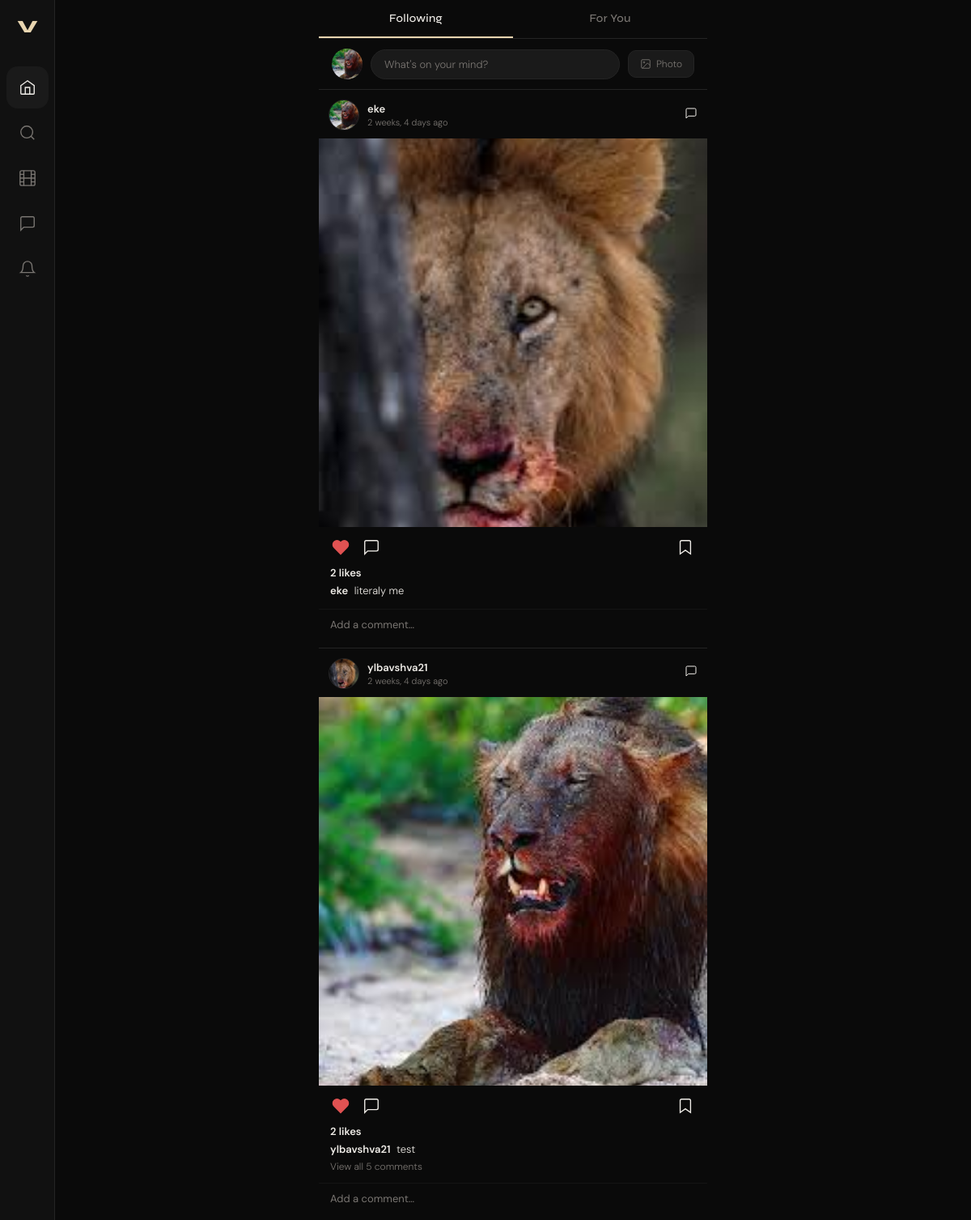
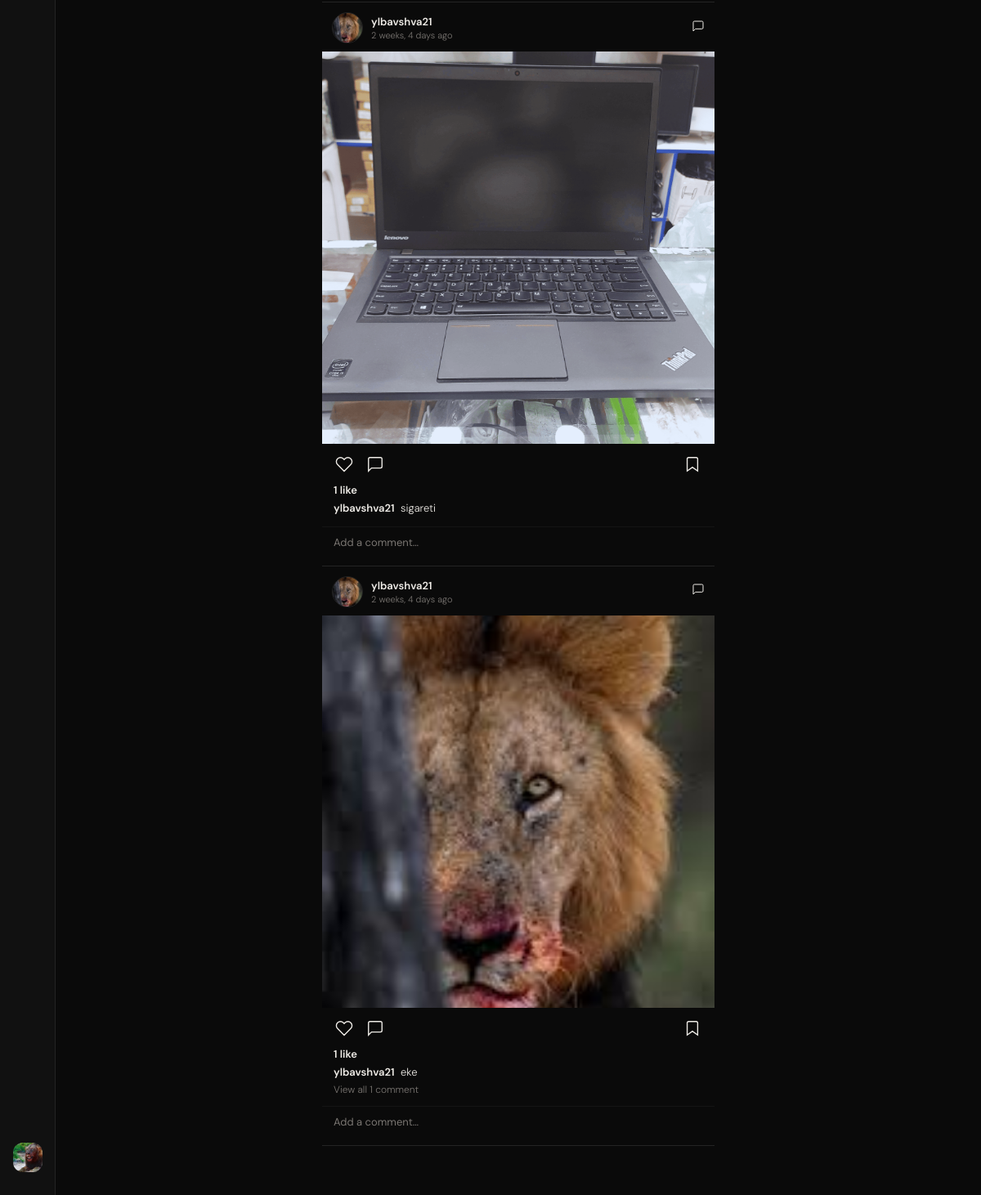
The page / (signed in) on the database its author committed (2 pictures, top to bottom).
### users/models.py (models this page shows, shortened)
class User(AbstractUser):
    id = models.UUIDField(primary_key=True, default=uuid.uuid4, editable=False)
    bio = models.TextField(max_length=500, blank=True)
    avatar = models.ImageField(upload_to='profile_pics/', blank=True, null=True)
    website = models.URLField(blank=True)
    is_private = models.BooleanField(default=False)
    followers = models.ManyToManyField(
        'self',
        through='Follow',
        symmetrical=False,
        related_name='following_set'
    )
    class Meta:
        db_table = 'users'

### posts/models.py (models this page shows, shortened)
class Post(models.Model):
    id = models.UUIDField(primary_key=True, default=uuid.uuid4, editable=False)
    author = models.ForeignKey(settings.AUTH_USER_MODEL, on_delete=models.CASCADE, related_name='posts')
    caption = models.TextField(max_length=2200, blank=True)
    created_at = models.DateTimeField(auto_now_add=True)
    updated_at = models.DateTimeField(auto_now=True)
    class Meta:
        db_table = 'posts'
        ordering = ['-created_at']
    def get_likes_count(self):
        return self.likes.count()
    def get_comments_count(self):
        return self.comments.filter(parent=None).count()

class PostImage(models.Model):
    post = models.ForeignKey(Post, on_delete=models.CASCADE, related_name='images')
    image = models.ImageField(upload_to='post_uploads/')
    order = models.PositiveSmallIntegerField(default=0)
    class Meta:
        db_table = 'post_images'
        ordering = ['order']

### feed/views.py (the view)
# urls.py: path('', views.feed_view, name='feed'),
@login_required
def feed_view(request):
    tab = request.GET.get('tab', 'following')
    following_ids = Follow.objects.filter(
        follower=request.user,
        accepted=True
    ).values_list('following_id', flat=True)
    if tab == 'following':
        author_ids = list(following_ids) + [request.user.id]
        posts = Post.objects.filter(
            author_id__in=author_ids
        ).select_related('author').prefetch_related('images', 'likes', 'comments')
    else:
        posts = Post.objects.exclude(
            author=request.user
        ).select_related('author').prefetch_related('images', 'likes', 'comments')\
         .annotate(like_count=Count('likes'))\
         .order_by('-like_count', '-created_at')
    liked_ids = set(Like.objects.filter(user=request.user).values_list('post_id', flat=True))
    saved_ids = set(Save.objects.filter(user=request.user).values_list('post_id', flat=True))
    posts_data = []
    for post in posts[:40]:
        posts_data.append({
            'post': post,
            'is_liked': post.id in liked_ids,
            'is_saved': post.id in saved_ids,
            'images': post.images.all(),
        })
    context = {
        'tab': tab,
        'posts_data': posts_data,
        'has_following': bool(following_ids),
    }
    return render(request, 'feed/feed.html', context)

### templates/feed/feed.html (shortened to what this page needs)
{% extends 'users/base.html' %}
{% load static %}
{% block nav_home %}active{% endblock %}
{% block extra_css %}
<link rel="stylesheet" href="{% static 'feed/main.css' %}">
{% endblock %}
{% block content %}
<div class="feed-page">
  <div class="feed-tabs">
    <a href="?tab=following" class="feed-tab {% if tab == 'following' %}active{% endif %}">Following</a>
    <a href="?tab=foryou"    class="feed-tab {% if tab == 'foryou' %}active{% endif %}">For You</a>
  </div>
  <div class="new-post-bar">
    {% if request.user.avatar %}
      <img src="{{ request.user.avatar.url }}" class="np-avatar" />
    {% else %}
      <div class="np-avatar-ph">{{ request.user.username|first|upper }}</div>
    {% endif %}
    <a href="{% url 'posts:create' %}" class="np-input">What's on your mind?</a>
    <a href="{% url 'posts:create' %}" class="np-btn">
      <svg viewBox="0 0 24 24" fill="none" stroke="currentColor" stroke-width="1.5" width="14" height="14"><rect x="3" y="3" width="18" height="18" rx="2"/><circle cx="8.5" cy="8.5" r="1.5"/><path d="M21 15l-5-5L5 21"/></svg>
      Photo
    </a>
  </div>
  <div class="feed-posts">
    {% if posts_data %}
      {% for item in posts_data %}
        {% with post=item.post images=item.images %}
        <article class="feed-card" id="post-{{ post.pk }}">
          <div class="feed-card-header">
            <a href="{% url 'users:profile' post.author.username %}" class="feed-author">
              {% if post.author.avatar %}
                <img src="{{ post.author.avatar.url }}" class="feed-av" />
              {% else %}
                <div class="feed-av-ph">{{ post.author.username|first|upper }}</div>
              {% endif %}
              <div class="feed-author-info">
                <span class="feed-username">{{ post.author.username }}</span>
                <span class="feed-time">{{ post.created_at|timesince }} ago</span>
              </div>
            </a>
            <a href="{% url 'chats:start_dm' post.author.username %}" class="feed-dm-btn" title="Message">
              <svg viewBox="0 0 24 24" fill="none" stroke="currentColor" stroke-width="1.5" width="16" height="16"><path d="M21 15a2 2 0 01-2 2H7l-4 4V5a2 2 0 012-2h14a2 2 0 012 2z"/></svg>
            </a>
          </div>
          {% if images %}
            <div class="feed-images {% if images|length > 1 %}has-many{% endif %}">
              <div class="feed-carousel">
                {% for img in images %}
                  <div class="feed-slide {% if forloop.first %}active{% endif %}">
                    <img src="{{ img.image.url }}" alt="image" loading="lazy" />
                  </div>
                {% endfor %}
              </div>
            </div>
          {% endif %}
          <div class="feed-actions">
            <div class="feed-action-left">
              <button class="feed-action-btn feed-like {% if item.is_liked %}liked{% endif %}"
                data-url="{% url 'posts:like' post.pk %}">
                <svg viewBox="0 0 24 24" fill="{% if item.is_liked %}currentColor{% else %}none{% endif %}"
                     stroke="currentColor" stroke-width="1.5" class="heart-svg">
                  <path d="M20.84 4.61a5.5 5.5 0 00-7.78 0L12 5.67l-1.06-1.06a5.5 5.5 0 00-7.78 7.78l1.06 1.06L12 21.23l7.78-7.78 1.06-1.06a5.5 5.5 0 000-7.78z"/>
                </svg>
              </button>
              <a href="{% url 'posts:detail' post.pk %}" class="feed-action-btn">
                <svg viewBox="0 0 24 24" fill="none" stroke="currentColor" stroke-width="1.5"><path d="M21 15a2 2 0 01-2 2H7l-4 4V5a2 2 0 012-2h14a2 2 0 012 2z"/></svg>
              </a>
            </div>
            <button class="feed-action-btn feed-save {% if item.is_saved %}saved{% endif %}"
              data-url="{% url 'posts:save' post.pk %}">
              <svg viewBox="0 0 24 24" fill="{% if item.is_saved %}currentColor{% else %}none{% endif %}"
                   stroke="currentColor" stroke-width="1.5" class="save-svg">
                <path d="M19 21l-7-5-7 5V5a2 2 0 012-2h10a2 2 0 012 2z"/>
              </svg>
            </button>
          </div>
          <div class="feed-meta">
            <span class="feed-likes"><span class="lc">{{ post.get_likes_count }}</span> like{% if post.get_likes_count != 1 %}s{% endif %}</span>
            {% if post.caption %}
              <p class="feed-caption">
                <a href="{% url 'users:profile' post.author.username %}" class="feed-cap-un">{{ post.author.username }}</a>
                <span class="feed-cap-text">{{ post.caption|truncatechars:120 }}</span>
              </p>
            {% endif %}
            {% with cnt=post.get_comments_count %}
              {% if cnt %}
                <a href="{% url 'posts:detail' post.pk %}" class="view-comments">View all {{ cnt }} comment{% if cnt != 1 %}s{% endif %}</a>
              {% endif %}
            {% endwith %}
          </div>
          <form class="quick-comment-form" data-url="{% url 'posts:comment' post.pk %}">
            <input type="text" name="body" placeholder="Add a comment…" class="quick-comment-input" />
          </form>
        </article>
        {% endwith %}
      {% endfor %}
    {% else %}
      <div class="feed-empty">
        <h3>Nothing here yet</h3>
        <a href="{% url 'posts:create' %}" class="btn-primary" style="display:inline-block;width:auto;padding:12px 28px">Create Post</a>
      </div>
    {% endif %}
  </div>
</div>
{% endblock %}

### templates/feed/base.html (shortened to what this page needs)
{% load static %}
<!DOCTYPE html>
<html lang="en">
<head>
  <link rel="stylesheet" href="{% static 'users/main.css' %}" />
  {% block extra_css %}{% endblock %}
</head>
<body>
{% if user.is_authenticated %}
<nav class="sidebar">
  <div class="sidebar-logo">V</div>
  <div class="sidebar-links">
    <a href="/" class="nav-link {% block nav_home %}{% endblock %}" title="Home">
      <svg viewBox="0 0 24 24" fill="none" stroke="currentColor" stroke-width="1.5"><path d="M3 9.5L12 3l9 6.5V20a1 1 0 01-1 1H4a1 1 0 01-1-1V9.5z"/><path d="M9 21V12h6v9"/></svg>
    </a>
    <a href="{% url 'users:search' %}" class="nav-link {% block nav_search %}{% endblock %}" title="Search">
      <svg viewBox="0 0 24 24" fill="none" stroke="currentColor" stroke-width="1.5"><circle cx="11" cy="11" r="8"/><path d="M21 21l-4.35-4.35"/></svg>
    </a>
    <a href="/reels/" class="nav-link {% block nav_reels %}{% endblock %}" title="Reels">
      <svg viewBox="0 0 24 24" fill="none" stroke="currentColor" stroke-width="1.5"><rect x="2" y="2" width="20" height="20" rx="2.18"/><path d="M7 2v20M17 2v20M2 12h20M2 7h5M2 17h5M17 7h5M17 17h5"/></svg>
    </a>
    <a href="/chats/" class="nav-link {% block nav_chats %}{% endblock %}" title="Messages">
      <svg viewBox="0 0 24 24" fill="none" stroke="currentColor" stroke-width="1.5"><path d="M21 15a2 2 0 01-2 2H7l-4 4V5a2 2 0 012-2h14a2 2 0 012 2z"/></svg>
    </a>
    <a href="/notifications/" class="nav-link {% block nav_notifs %}{% endblock %}" title="Notifications" style="position:relative">
      <svg viewBox="0 0 24 24" fill="none" stroke="currentColor" stroke-width="1.5"><path d="M18 8A6 6 0 006 8c0 7-3 9-3 9h18s-3-2-3-9"/><path d="M13.73 21a2 2 0 01-3.46 0"/></svg>
    </a>
    <a href="{% url 'users:profile' user.username %}" class="nav-link nav-avatar {% block nav_profile %}{% endblock %}" title="Profile">
      {% if user.avatar %}
        <img src="{{ user.avatar.url }}" alt="avatar" />
      {% else %}
        <span>{{ user.username|first|upper }}</span>
      {% endif %}
    </a>
  </div>
</nav>
{% endif %}
<main class="main-content {% if not user.is_authenticated %}auth-page{% endif %}">
  {% block content %}{% endblock %}
</main>
</body>
</html>

### static/users/main.css (style rules this page uses)
:root { --bg: #0a0a0a; --bg-2: #111111; --bg-3: #1a1a1a; --border: #242424; --text: #f0ede8; --text-muted:#7a7672; --accent: #e8d5b0; --accent-2: #c4a882; --danger: #e05252; --sidebar-w: 68px; --radius: 12px; --font-display: 'Syne', sans-serif; --font-body: 'DM Sans', sans-serif; }
*, *::before, *::after { box-sizing: border-box; margin: 0; padding: 0; }
html { font-size: 16px; }
body { background: var(--bg); color: var(--text); font-family: var(--font-body); font-weight: 300; min-height: 100vh; display: flex; -webkit-font-smoothing: antialiased; }
a { color: inherit; text-decoration: none; }
img { display: block; width: 100%; height: 100%; object-fit: cover; }
input, textarea, button { font-family: var(--font-body); }
.sidebar { position: fixed; left: 0; top: 0; bottom: 0; width: var(--sidebar-w); background: var(--bg-2); border-right: 1px solid var(--border); display: flex; flex-direction: column; align-items: center; padding: 20px 0; z-index: 100; }
.sidebar-logo { font-family: var(--font-display); font-weight: 800; font-size: 22px; color: var(--accent); letter-spacing: -1px; margin-bottom: 36px; }
.sidebar-links { display: flex; flex-direction: column; gap: 4px; flex: 1; width: 100%; padding: 0 8px; }
.nav-link { display: flex; align-items: center; justify-content: center; width: 52px; height: 52px; border-radius: 14px; color: var(--text-muted); transition: background .2s, color .2s; position: relative; }
.nav-link:hover, .nav-link.active { background: var(--bg-3); color: var(--text); }
.nav-link svg { width: 22px; height: 22px; }
.nav-avatar { margin-top: auto; overflow: hidden; border: 2px solid transparent; transition: border-color .2s; }
.nav-avatar img { border-radius: 12px; width: 36px; height: 36px; }
.main-content { margin-left: var(--sidebar-w); flex: 1; min-height: 100vh; }
:root { --bg:#0a0a0a;--bg2:#111;--bg3:#1a1a1a;--bd:#242424;--t:#f0ede8;--m:#7a7672;--a:#e8d5b0;--a2:#c4a882;--danger:#e05252;--radius:12px;--fd:'Syne',sans-serif;--fb:'DM Sans',sans-serif; }

### rows shown on the page
User: avatar (picture), user.avatar (picture)
Post: post.author.avatar (picture), post.author.username "eke", post.created_at "2 weeks, 4 days", post.get_likes_count "2", post.caption "literaly me"
PostImage: image (picture)
Post: post.author.avatar (picture), post.author.username "ylbavshva21", post.created_at "2 weeks, 4 days", post.get_likes_count "2", post.caption "test", cnt "5"
PostImage: image (picture)
Post: post.author.avatar (picture), post.author.username "ylbavshva21", post.created_at "2 weeks, 4 days", post.get_likes_count "1", post.caption "sigareti"
PostImage: image (picture)
Post: post.author.avatar (picture), post.author.username "ylbavshva21", post.created_at "2 weeks, 4 days", post.get_likes_count "1", post.caption "eke", cnt "1"
PostImage: image (picture)
